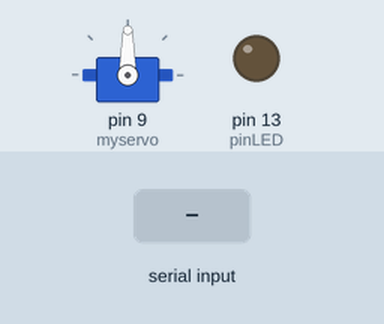
This sketch was run on a simulated Arduino Uno, built with avr-gcc and run on an emulated ATmega328P. Shown: servo, output pins drawn as LEDs (lit = HIGH). Inputs (shaded band) come from the test bench.

Above: at 1.2 s.
1.3 s: "a" received over Serial
At 2.0 s:
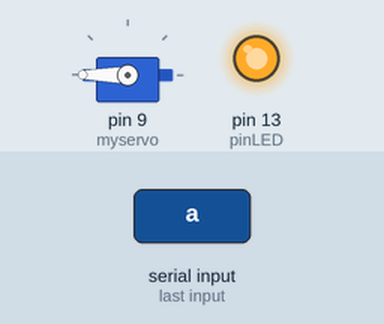
2.8 s: "b" received over Serial
At 3.1 s:
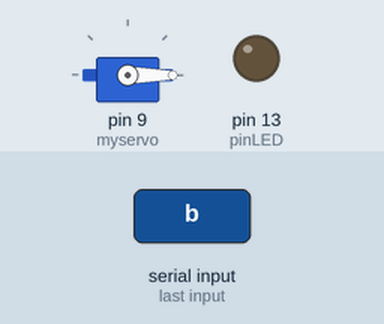
4.3 s: "c" received over Serial
At 5.5 s:
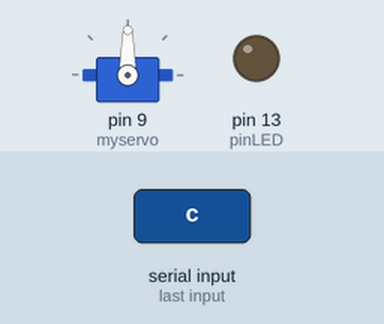
Timing chart, 0 to 7.3 s (numbered marks = the images above; inputs shaded):
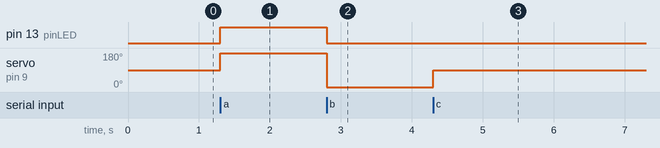

Measured:
- after the input at 1.3 s, pin 13 (pinLED): LOW → HIGH at once; servo on pin 9 (myservo): 90° → 180° at once
- after the input at 2.8 s, pin 13 (pinLED): HIGH → LOW at once; servo on pin 9 (myservo): 180° → 0° at once
- after the input at 4.3 s, servo on pin 9 (myservo): 0° → 90° at once

The sketch:

arduino_code.ino
```cpp
#include <Servo.h>
#define OFFMODE -1
#define ONMODE 0
#define BLINKMODE 1

Servo myservo;
const int pinLED = 13;
char ch;
int state = OFFMODE;

void setup() {
  pinMode(pinLED,OUTPUT);
  myservo.attach(9);
  Serial.begin(9600);
}

void loop() {
  if(Serial.available()){
    ch = Serial.read();
  }
  if(ch=='a'){
    digitalWrite(pinLED,HIGH);
    myservo.write(180);
    delay(150);
  }else if(ch=='b'){
    digitalWrite(pinLED,LOW);
    myservo.write(0);
    delay(150);
  }else if(ch=='c'){
    myservo.write(90);
    delay(150);
    digitalWrite(pinLED,LOW);
  }
}
```
